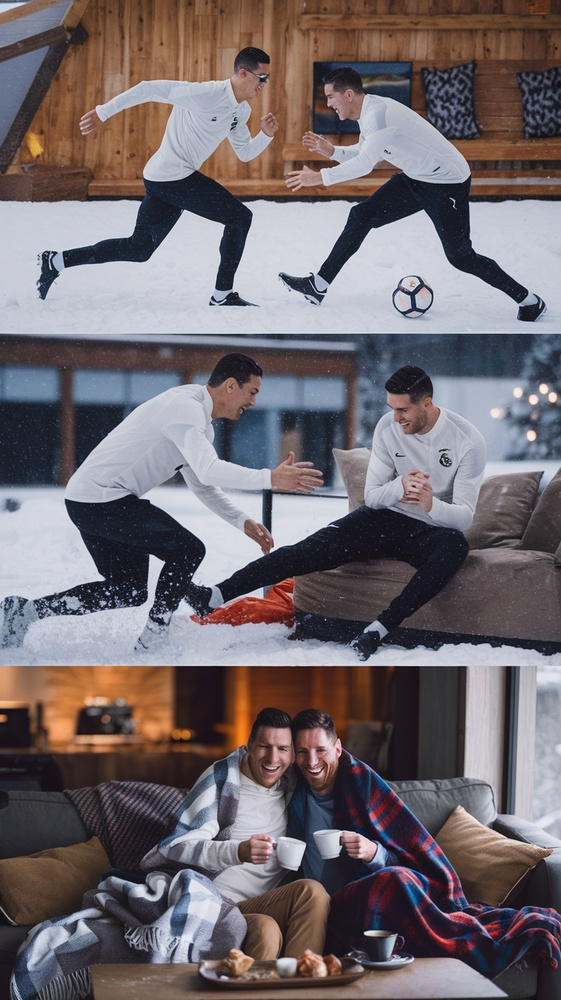
#> input picture computer_vision/image/rona.jpg, 561 x 1000 px, shrunk from 736 x 1312 before the run, given in place of the camera
$ python blue_object.py
#> lines starting #> are read from the running program, lines starting #| are printed output that depends on the picture; after the words box and inside, x2 and y2 are one past the last pixel; in counts of white or black regions, pixels touching at a corner belong together
# [31 lines of commented-out code are left out]
import cv2 as cv
import numpy as np

cap = cv.VideoCapture(0)

while True:
    # Capture frame
    ret, frame = cap.read()
#> frame is the input picture: shape (1000, 561, 3); mean B, G, R 109.2, 105.2, 113.7
    if not ret:
        break

    # Convert BGR to HSV
    hsv = cv.cvtColor(frame, cv.COLOR_BGR2HSV)
#> hsv: shape (1000, 561, 3); mean H, S, V 92.5, 67.1, 124.6

    # Define range of blue color in HSV
    lower_blue = np.array([110, 50, 50])
    upper_blue = np.array([130, 255, 255])

    # Create mask for blue
    mask = cv.inRange(hsv, lower_blue, upper_blue)
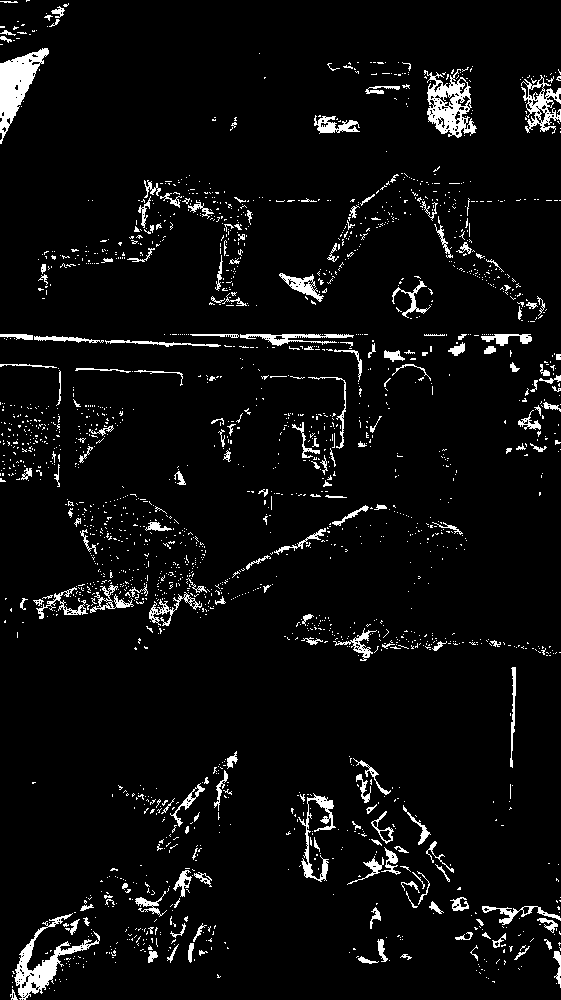
#> mask: shape (1000, 561); 5.1% white; 2061 white regions (1863 under 20 px), largest, box (x1, y1, x2, y2) and area: (0, 48, 49, 144) 1918, (424, 69, 477, 138) 1701, (14, 913, 100, 1000) 1687

    # Create red color image
    red_img = np.zeros_like(frame)
    red_img[:] = [0, 0, 255]   # BGR (Red)

    # Replace blue areas with red
    res = cv.bitwise_and(red_img, red_img, mask=mask)
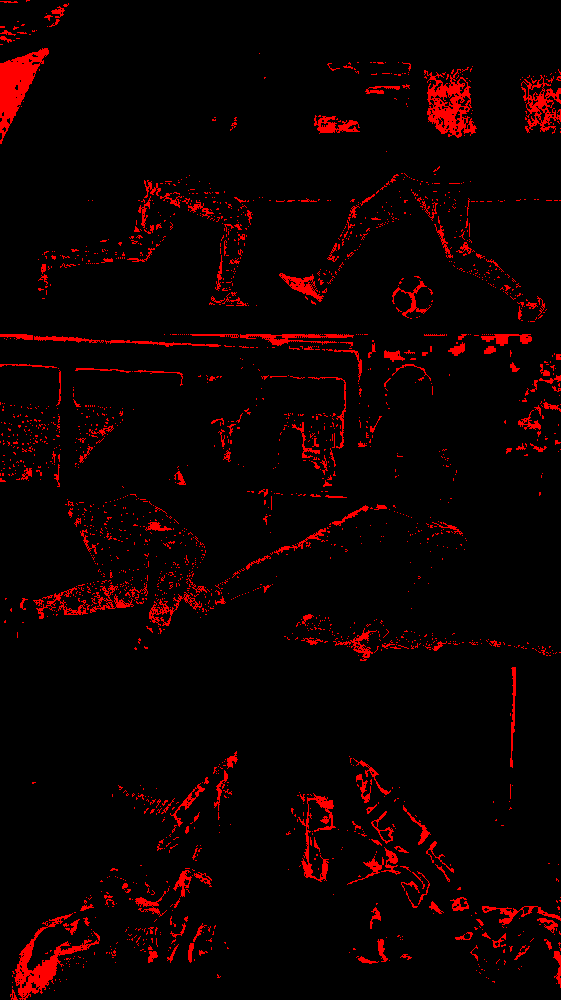
#> res: shape (1000, 561, 3); mean of channels 0, 1, 2 0, 0, 13; drawn as B, G, R
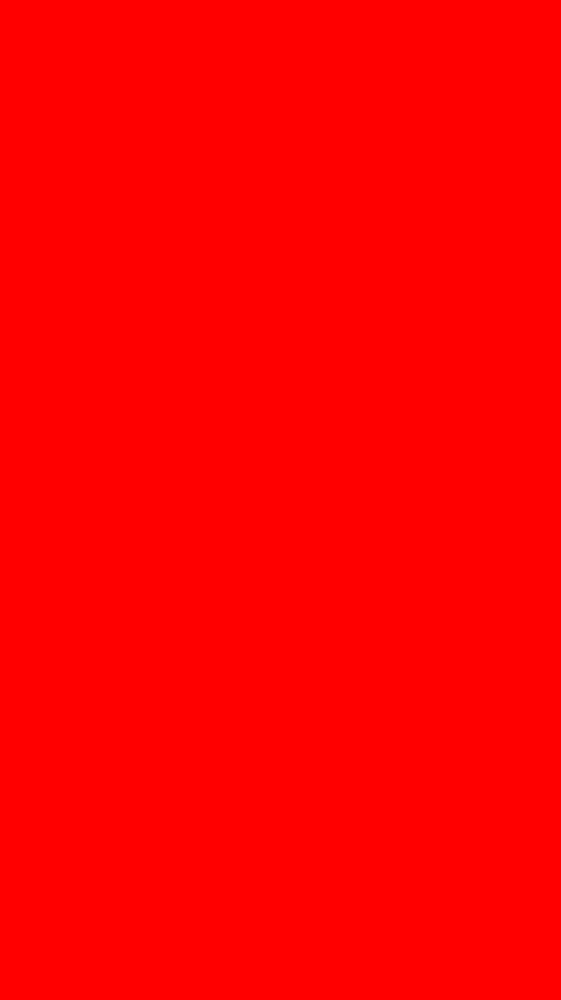
#> red_img: shape (1000, 561, 3); mean of channels 0, 1, 2 0, 0, 255; drawn as B, G, R
    final = cv.addWeighted(frame, 1, res, 1, 0)
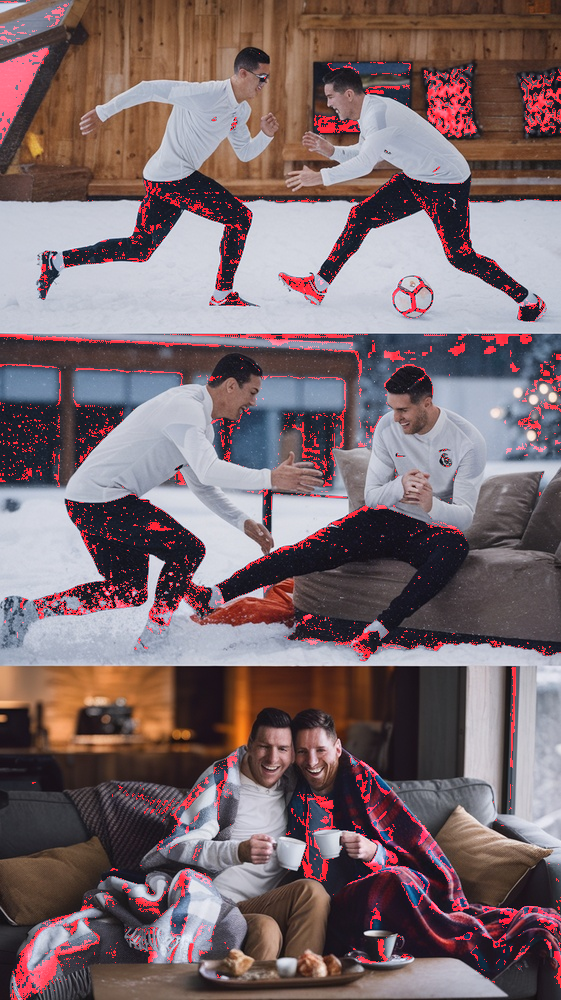
#> final: shape (1000, 561, 3); mean B, G, R 109.2, 105.2, 123.6

    cv.imshow('Original', frame)
    cv.imshow('Mask', mask)
    cv.imshow('Blue to Red', final)

    # Press 'q' to quit
    if cv.waitKey(1) & 0xFF == ord('q'):
#> (key q is pressed here)
        break

cap.release()
cv.destroyAllWindows()
